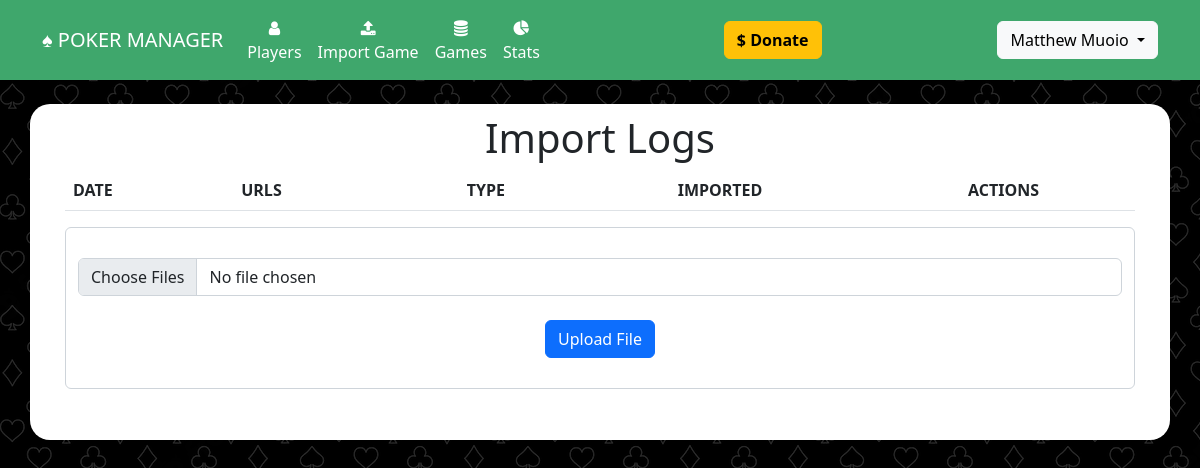
The app's page /import_log?game_id=24 (signed in), older data.
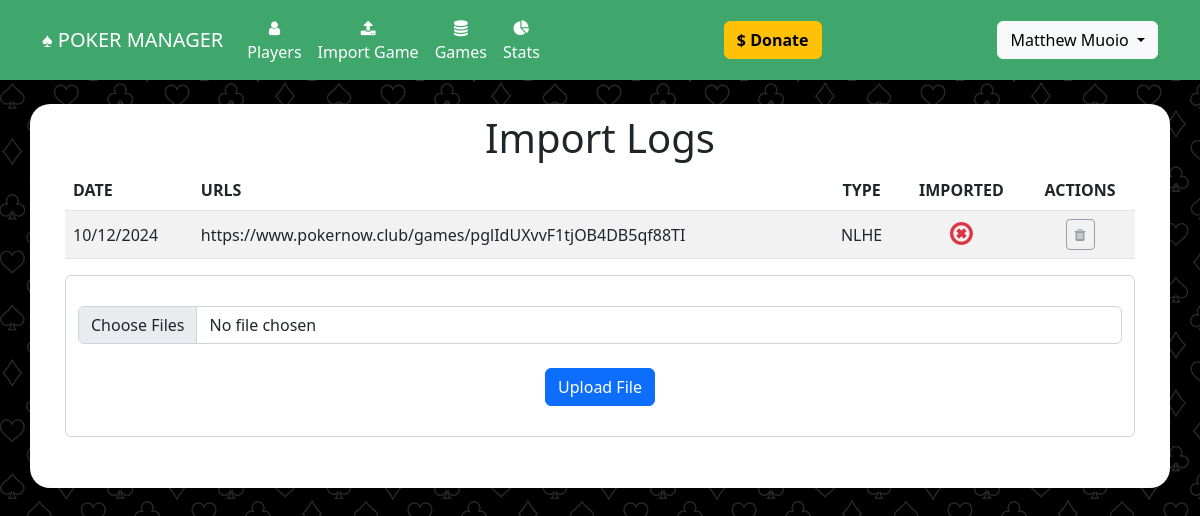
The same page, newer data.
### website/models.py (models this page shows)
class User(db.Model, UserMixin):
	id = db.Column(db.Integer, primary_key=True)
	email = db.Column(db.String(150), unique=True)
	password = db.Column(db.String(150))
	first_name = db.Column(db.String(150))
	last_name = db.Column(db.String(150))
	player_id = db.Column(db.Integer, db.ForeignKey('player.id'))
	admin = db.Column(db.Boolean, default=False)
	subscribed = db.Column(db.Boolean, default=False)
	can_upload = db.Column(db.Boolean, default=False)
	expires_on = db.Column(db.DateTime(timezone=True), default=func.now())

class Game(db.Model):
	id = db.Column(db.Integer, primary_key=True)
	settled = db.Column(db.Boolean, default=False)
	date = db.Column(db.DateTime(timezone=True), default=func.now())
	urls = db.relationship('Url', backref='game')
	payments = db.relationship('Payment', backref='game')
	earnings = db.relationship('Earning', backref='game')
	buyins = db.Column(db.Integer)
	behaviors = db.relationship('Behavior', backref='game')
	decimal = db.Column(db.Boolean, default=False)

class Url(db.Model):
	id = db.Column(db.Integer, primary_key=True)
	url =  db.Column(db.String(300), unique=True)
	game_id = db.Column(db.Integer, db.ForeignKey('game.id'))
	imported = db.Column(db.Boolean, default=False)
	behaviors = db.relationship('Behavior', backref='url')
	game_type = db.Column(db.String(20))
	small_blind = db.Column(db.Numeric)
	big_blind = db.Column(db.Numeric)

### website/views.py (the view, shortened to what this page needs)
@views.route('/import_log', methods=['GET','POST'])
@login_required
@can_upload
def import_log():
	game_id = request.args.get('game_id')
	game = Game.query.filter_by(id=game_id).first()
	return render_template("import_log.html", user=current_user, game=game)

### website/__init__.py (called while the page is built)
def create_app():
	app = Flask(__name__)
	app.config['SECRET_KEY'] = 'secret_key_password_string'
	app.config['SQLALCHEMY_DATABASE_URI'] = f'sqlite:///{DB_NAME}'
	migrate.init_app(app, db, render_as_batch=True)
	db.init_app(app)
	from .models import User, Player, Alias, Game, Payment, Url, Earning, PokernowId, Behavior
	from .views import views
	from .auth import auth
	app.register_blueprint(views, url_prefix='/')
	app.register_blueprint(auth, url_prefix='/')
	login_manager = LoginManager()
	login_manager.login_view = 'auth.login'
	login_manager.init_app(app)
	@login_manager.user_loader
	def load_user(id):
		return User.query.get(int(id))
	return app

### website/views.py (called while the page is built)
def can_upload(f):
	@wraps(f)
	def decorated_function(*args, **kwargs):
		if current_user.is_anonymous:
			return redirect(url_for('auth.login'))
		if current_user and current_user.can_upload:
			return f(*args, **kwargs)
		else:
			return redirect(url_for('auth.login'))
	return decorated_function

### website/templates/import_log.html (shortened to what this page needs)
{% extends "base.html" %}
{% block content %}
<h1 align="center">Import Logs</h1>
<div id="no-more-tables">
	<table class="table table-striped">
		<thead>
		<tr>
			<th scope="col">DATE</th>
			<th scope="col">URLS</th>
			<th scope="col" style="text-align:center">TYPE</th>
			<th scope="col" style="text-align:center">IMPORTED</th>
			{% if user and user.is_authenticated and user.admin %}
			<th scope="col" style="text-align:center">ACTIONS</th>
			{% endif %}
		</tr>
		</thead>
		<tbody>
		{% for url in game.urls %}
			<tr>
				<td style="vertical-align: middle;">{{ game.date.strftime("%m/%d/%Y") }}</td>
				<td style="vertical-align: middle;">
					{{url.url}}
				</td>
				<td align="center" style="vertical-align: middle;">NLHE</td>
				<td align="center" style="vertical-align: middle;">
					{% if url.imported %}<i class="fa fa-check-circle-o text-success" style="font-size:20pt" aria-hidden="true"></i>{% else %}<i class="fa fa-times-circle-o text-danger" style="font-size:20pt" aria-hidden="true"></i>{% endif %}
				</td>
				{% if user and user.is_authenticated and user.admin %}
				<td align="center" style="vertical-align: middle;">
					{% if user and user.is_authenticated and user.admin %}
					{% if not url.imported %}
					<a href="#" class="btn btn-sm btn-outline-secondary disabled" data-bs-toggle="modal" data-bs-target="#confirmDelete_{{url.id}}" data-toggle="tooltip" data-placement="top" title="Delete Log"><i class="fa fa-trash" aria-hidden="true"></i></a>
					{% else %}
					<a href="#" class="btn btn-sm btn-outline-primary" data-bs-toggle="modal" data-bs-target="#confirmDelete_{{url.id}}" data-toggle="tooltip" data-placement="top" title="Delete Log"><i class="fa fa-trash" aria-hidden="true"></i></a>
					{% endif %}
					{% endif %}
				</td>
				{% endif %}
			</tr>
		{% endfor %}
	</tbody>
	</table>
</div>
<form method="POST"
enctype = "multipart/form-data">
<div class="form-control mb-3"><br/>
<input class="form-control" type="file" name="file[]" multiple />
<br/>
<div align="center">
	<button type="submit" class="btn btn-primary">Upload File</button>
</div>
<br/>
</div>
</form>
{% endblock %}

### website/templates/base.html (shortened to what this page needs)
<!DOCTYPE html>
<html>
    <head>
<link href="https://cdn.jsdelivr.net/npm/bootstrap@5.2.0-beta1/dist/css/bootstrap.min.css" rel="stylesheet">
    <link
      rel="stylesheet"
      href="https://stackpath.bootstrapcdn.com/font-awesome/4.7.0/css/font-awesome.min.css"
    />
    <link
      rel="stylesheet"
      href="static/style.css"
    />
    </head>
    <body class="body">
        <nav class="navbar navbar-expand-lg navbar-dark" style="background-color: #3fa76c;">
            <div class="container-fluid" style="max-width: 1140px;margin-right:auto;margin-left:auto">
                <a class="navbar-brand" href="/">&spades; POKER MANAGER</a>
                <div class="collapse navbar-collapse justify-content-start" id="mainNavbar">
                    <div class="navbar-nav">
                        <ul class="navbar-nav me-auto mb-2 mb-lg-0">
                            <li class="nav-item" align="center"><a class="nav-link" id="nav-players" href="/players"><i class="fa fa-user" aria-hidden="true"></i><br/>Players</a></li>
                            {% if user and  user.is_authenticated and user.can_upload %}
                            <li class="nav-item" align="center"><a class="nav-link" id="nav-import-game" href="/import_game"><i class="fa fa-upload" aria-hidden="true"></i><br/>Import Game</a></li>
                            {% endif %}
                            <li class="nav-item" align="center"><a class="nav-link" id="nav-import-game" href="/games"><i class="fa fa-database" aria-hidden="true"></i><Br/>Games</a></li>
                            {% if user and  user.is_authenticated and user.player_id and user.subscribed %}
                            <li class="nav-item" align="center"><a class="nav-link" id="nav-import-game" href="/player_stats"><i class="fa fa-pie-chart" aria-hidden="true"></i><br/>Stats</a></li>
                            {% endif %}
                        </ul>
                    </div>
                    <div class="navbar-nav ml-auto" style="margin-left: auto">
                       <a href="https://account.venmo.com/u/MattMuoio" target="_blank" class="btn btn-warning"><b>$ Donate</b></a>
                    </div>
                    <div class="navbar-nav ml-auto" style="margin-left: auto">
                        <ul class="navbar-nav me-auto mb-2 mb-lg-0">
                            {% if user and  user.is_authenticated %}
                            <div class="dropdown">
                                <button class="btn btn-light dropdown-toggle" type="button" data-bs-toggle="dropdown" aria-expanded="false">
                                {{user.first_name}} {{user.last_name}}
                                </button>
                            </div>
                            {% else %}
                            <ul class="navbar-nav me-auto mb-2 mb-lg-0">
                                <li class="nav-item"><a class="nav-link" id="nav-signUp" href="/sign-up">Sign Up</a></li>
                                <li class="nav-item"><a class="nav-link" id="nav-login" href="/login">Login</a></li>
                            </ul>
                            {% endif %}
                        </ul>
                    </div>
                </div>
            </div>
        </nav>
        <br/>
        <div class="container h-100 body_container" style="max-width:1140px; background-color: #fff;">
            {% block content %}
            {% endblock %}
        </div>
    </body>
</html>

### website/static/style.css (style rules this page uses)
.body { height: 100%; background-image: url("card_suits4.png"); }
.body_container { border-radius: 20px; padding: 10px 35px 35px 35px; }
.nav-link { color: #fff; }

Row changes from the older to the newer data that the page shows:
added Url: url "https://www.pokernow.club/games/pglIdUXvvF1tjOB4DB5qf88TI", imported False (drawn)
added Game: date "10/12/2024"
